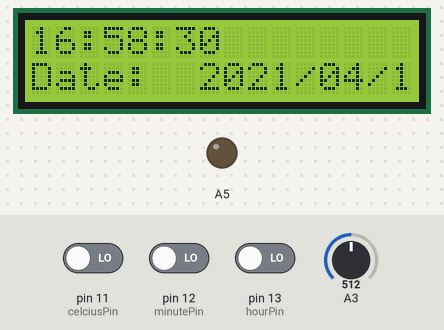
A sketch run on a simulated Arduino Uno, built with avr-gcc and run on an emulated ATmega328P. Parts: 16×2 character LCD, output pins drawn as LEDs (lit = HIGH). Inputs (shaded band) come from the test bench; at power-on: pin 11 (celciusPin) LOW, pin 12 (minutePin) LOW, pin 13 (hourPin) LOW, A3 = 512.

Above: at 1.2 s.
1.3 s: pin 11 (celciusPin) driven HIGH
At 2.5 s:
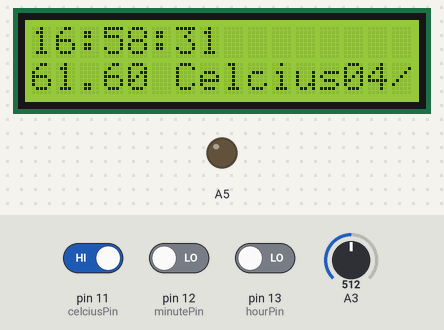
5.4 s: pin 11 (celciusPin) driven LOW
At 6.7 s:
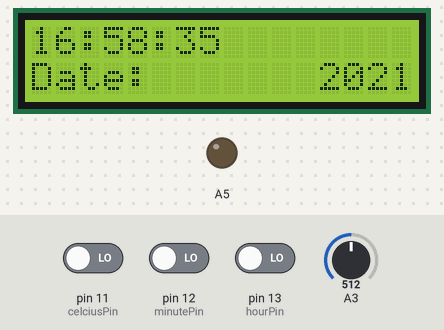
9.5 s: pin 11 (celciusPin) driven HIGH
At 10.7 s:
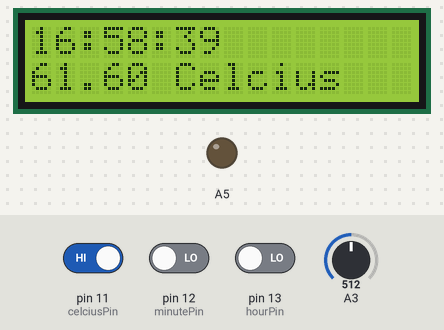
13.6 s: pin 11 (celciusPin) driven LOW
At 14.9 s:
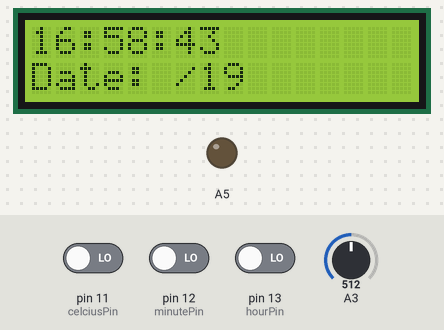
17.7 s: pin 12 (minutePin) driven HIGH
At 19.9 s:
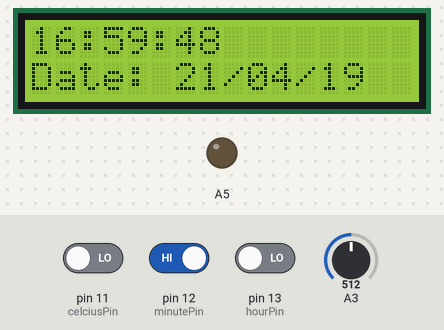
21.7 s: pin 13 (hourPin) driven HIGH
At 23.9 s:
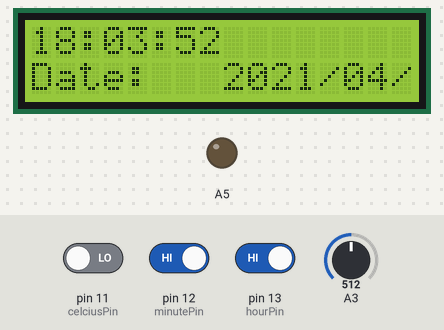
Timing chart, 0 to 25.4 s (numbered marks = the images above; inputs shaded):
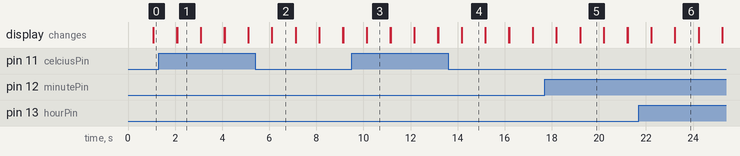

The sketch:

arduino_extrauppgift_2021-04-22.ino
```cpp
#include <LiquidCrystal.h>

#define NOTE_C4 262
#define NOTE_D4 294
#define NOTE_E4 330
#define NOTE_F4 349
#define NOTE_G4 392
#define NOTE_A4 440
#define NOTE_B4 494
#define NOTE_C5 523
#define NOTE_D5 587
#define NOTE_E5 659
#define NOTE_F5 698
#define NOTE_G5 784
#define NOTE_A5 880
#define NOTE_B5 988

const int lcdRS = 2;
const int lcdEN = 3;
const int lcdD4 = 6;
const int lcdD5 = 7;
const int lcdD6 = 8;
const int lcdD7 = 9;
const int hourPin = 13;
const int minutePin = 12;
const int celciusPin = 11;

// [0] = Timmar | [1] = Minuter | [2] = Sekunder
int times[3] = { 16, 58, 28 };
// [0] = Timmar | [1] = Minuter | [2] = Sekunder
int wakingTimes[3] = { 16, 0, 30 };

int datePos = 0;
int datePosBack = 0;

LiquidCrystal lcd(lcdRS, lcdEN, lcdD4, lcdD5, lcdD6, lcdD7);

void setup() {
  Serial.begin(9600);
  lcd.begin(16, 2);
  lcd.clear();

  pinMode(celciusPin, INPUT);
  pinMode(hourPin, INPUT);
  pinMode(minutePin, INPUT);
  pinMode(A5, OUTPUT);
}

void loop() {
  times[2]++;

  handleSeconds();
  handleMinutes();
  handleHours();

  lcd.print(getTimeStr());
  lcd.setCursor(0, 1);
  lcd.print("Date: ");

  const String dateStr = toDateString(2021, 4, 19);
  const int toDateStringLength = dateStr.length();

  char lcdDateLetter[toDateStringLength];
  char dateLetter[toDateStringLength];
  char lcdDateLetterCopy[toDateStringLength];
  char lcdDateLetterTMP[toDateStringLength];

  /*
   * Ser till att "lcdDateLetter" tar upp alla bokstäver ifrån strängen som
   * retuneras ifrån funktionen "toDateString"
  */
    for(int i = 0; i < toDateStringLength; i++){
      lcdDateLetter[i] = dateStr.charAt(i);
      dateLetter[i] = dateStr.charAt(i);
    }

    /*
     * Gör att char värdet tar upp värdet ' '
     * istället för sin character ifrån strängen
     * som innehållerdatumet. "datePos" anger vilka
     * posetion i arrayn som ska bytas ut imot ' '
     * alla positioner bakom värdet på "datePos"
     * får värdet ' '.
    */
    for(int i = 0; i < datePos; i++){
      lcdDateLetter[i] = ' ';
    }

  /*
   * Ifall arrayen med datumet (lcdDateLetter) innehåller bara ' '
   * kommer nu koden under börja jälla vilket resuleterar med att
   * arrayen byter tillbaka sina char baklänges vilket resulterar till att
   * det ser ut som att det scrollar ifån vänster till höger
  */
  if(datePos > toDateStringLength){
    /*
     * Den här koden gör så att lcdDateLetterTMP kopierar allt som finns inom lcdDateLetter
     * vilket är nödvändigt så att plats 0 inte skrivs ut 2 gånger
     */
    for(int i = 0; i <toDateStringLength; i++) {
      lcdDateLetterTMP[i] = lcdDateLetter[i];
    }

    /*
     * Den här koden gör att datumet skrivs ut baklänges ifrån vänster till höger
     * och får alla char att byta plats med varandra så att det ser ut som att det
     * skrivs ut ifrån vänster till höger igen och inte så att det skriver ut säg baklänges
    */
    for(int i = 0, b = toDateStringLength - 1; i < datePosBack; i++){
      lcdDateLetterTMP[0] = dateLetter[b];
      b--;

      for(int c = 0; c < toDateStringLength; c++) {
        lcdDateLetterCopy[c] = lcdDateLetterTMP[c];
      }

      for(int c = 0; c < toDateStringLength - 1; c++) {
        lcdDateLetter[c] = lcdDateLetterCopy[c];
      }

      for(int c = 0; c < toDateStringLength - 1; c++) {
        lcdDateLetterTMP[c+1] = lcdDateLetter[c];
      }
    }//for

    /*
     * Den här koden gör så att arrayn slutar
     * att skrolla ifrån vänster till höger
    */
    datePosBack++;

    if(datePosBack > toDateStringLength - 1) {
      datePos = 0;
    }
  }//end if


  /*
   * Den här koden gör så att det ser
   * ut som att datumet skrivs ut åt höger
   */
  else{
    for(int i = datePos, b = 0; i < toDateStringLength; i++) {
      lcdDateLetter[i] = dateLetter[b];
      b++;
    }

    /*
     * Den här koden gör så att den här
     * else sattsen slutar gälla och if sattsen ovan börjar gälla
     */
    datePos++;
    if(datePosBack = toDateStringLength) {
      datePosBack = 0;
    }
  }//else

  /*
   * Den här koden skriver ut alla characters
   * som ska skrivas ut i den digitala visaren
  */
  for(int i = 0; i < toDateStringLength; i++) {
    lcd.print(lcdDateLetter[i]);
  }//for

  if(validateAlarm()) {
    lcd.clear();
    lcd.print("You are a pirate!");
    // playSong();
  }//if

  if(digitalRead(hourPin)) {
    times[0]++;
  }

  if(digitalRead(minutePin)) {
    times[1]++;
  }

  if(digitalRead(celciusPin)) {
    lcd.setCursor(0, 2);

    String str = "";

    const float voltage = getVoltage(celciusPin);
    const float celcius = voltageToCelcius(voltage);

    str += celcius;
    str += " Celcius";
    lcd.print(str);
  }//if

  delay(1000);
  lcd.clear();
  lcd.setCursor(0, 0);
}//main loop

/**
 * Formatterar och returnerar en ny sträng för LCD att skriva ut
 */

String getTimeStr() {
  const int ZERO = 0;
  const int hours = times[0];
  const int minutes = times[1];
  const int seconds = times[2];

  String str = "";

  if(hours < 10) {
    str += ZERO;
  }

  str += hours;
  str += ':';

  if(minutes < 10) {
    str += ZERO;
  }

  str += minutes;
  str += ':';

  if(seconds < 10) {
    str += ZERO;
  }

  str += seconds;
  return str;
}

/**
 * Kollar om arrayen wakingTimes och times stämmer överens
 */
bool validateAlarm() {
  for(int i = 0; i < 3; i++) {
    if(times[i] != wakingTimes[i]) {
      return false;
    }
  }
  return true;
}

/**
 * Fixar med timmar
 */
void handleHours() {
  int hours = times[0];
  if(hours == 24) {
    times[0] = 0;
  }
}

/**
 * Fixar med minuter
 */
void handleMinutes() {
  int hours = times[0];
  int minutes = times[1];
  if(minutes == 60) {
    times[0]++;
    times[1] = 0;
  }
}

/**
 * Fixar med sekunder
 */
void handleSeconds() {
  const int seconds = times[2];

  if(seconds == 60) {
    times[1]++;
    times[2] = 0;
  }
}

/**
 * Omvlandlar stpänningen i den angivna pinnen
 */
float getVoltage(int pin) {
  return (analogRead(pin) * 0.004882814);
}

/**
 * Omvandlar från spänning till fahrenheit till celcius
 */
float voltageToCelcius(float voltage) {
  float fahrenheit = (voltage - 0.5) * 100;
  float celcius = ((fahrenheit - 32) * 5) / 9;

  return celcius * 0.66;
}

/**
 * Returnerar en sträng formatterad enligt ISO 8601 internatonella standard av åååå/mm/dd
 */
String toDateString(int years, int months, int days) {
  String str = "";
  str += years;
  str += '/';

  if(months < 10) {
    str += '0';
  }

  str += months;

  if(days < 10) {
    days += '0';
  }

  str += '/';
  str += days;
  return str;
}

/**
 * Spelar Pirates of the Carribean i buzzer
 */
void playSong() {
  int notes[] = {
    NOTE_E4, NOTE_G4, NOTE_A4, NOTE_A4, 0,
    NOTE_A4, NOTE_B4, NOTE_C5, NOTE_C5, 0,
    NOTE_C5, NOTE_D5, NOTE_B4, NOTE_B4, 0,
    NOTE_A4, NOTE_G4, NOTE_A4, 0,
    NOTE_E4, NOTE_G4, NOTE_A4, NOTE_A4, 0,
    NOTE_A4, NOTE_B4, NOTE_C5, NOTE_C5, 0,
    NOTE_C5, NOTE_D5, NOTE_B4, NOTE_B4, 0,
    NOTE_A4, NOTE_G4, NOTE_A4, 0,
    NOTE_E4, NOTE_G4, NOTE_A4, NOTE_A4, 0,
    NOTE_A4, NOTE_C5, NOTE_D5, NOTE_D5, 0,
    NOTE_D5, NOTE_E5, NOTE_F5, NOTE_F5, 0,
    NOTE_E5, NOTE_D5, NOTE_E5, NOTE_A4, 0,
    NOTE_A4, NOTE_B4, NOTE_C5, NOTE_C5, 0,
    NOTE_D5, NOTE_E5, NOTE_A4, 0,
    NOTE_A4, NOTE_C5, NOTE_B4, NOTE_B4, 0,
    NOTE_C5, NOTE_A4, NOTE_B4, 0,
    NOTE_A4, NOTE_A4,
    //Repeat of first part
    NOTE_A4, NOTE_B4, NOTE_C5, NOTE_C5, 0,
    NOTE_C5, NOTE_D5, NOTE_B4, NOTE_B4, 0,
    NOTE_A4, NOTE_G4, NOTE_A4, 0,
    NOTE_E4, NOTE_G4, NOTE_A4, NOTE_A4, 0,
    NOTE_A4, NOTE_B4, NOTE_C5, NOTE_C5, 0,
    NOTE_C5, NOTE_D5, NOTE_B4, NOTE_B4, 0,
    NOTE_A4, NOTE_G4, NOTE_A4, 0,
    NOTE_E4, NOTE_G4, NOTE_A4, NOTE_A4, 0,
    NOTE_A4, NOTE_C5, NOTE_D5, NOTE_D5, 0,
    NOTE_D5, NOTE_E5, NOTE_F5, NOTE_F5, 0,
    NOTE_E5, NOTE_D5, NOTE_E5, NOTE_A4, 0,
    NOTE_A4, NOTE_B4, NOTE_C5, NOTE_C5, 0,
    NOTE_D5, NOTE_E5, NOTE_A4, 0,
    NOTE_A4, NOTE_C5, NOTE_B4, NOTE_B4, 0,
    NOTE_C5, NOTE_A4, NOTE_B4, 0,
    //End of Repeat
    NOTE_E5, 0, 0, NOTE_F5, 0, 0,
    NOTE_E5, NOTE_E5, 0, NOTE_G5, 0, NOTE_E5, NOTE_D5, 0, 0,
    NOTE_D5, 0, 0, NOTE_C5, 0, 0,
    NOTE_B4, NOTE_C5, 0, NOTE_B4, 0, NOTE_A4,
    NOTE_E5, 0, 0, NOTE_F5, 0, 0,
    NOTE_E5, NOTE_E5, 0, NOTE_G5, 0, NOTE_E5, NOTE_D5, 0, 0,
    NOTE_D5, 0, 0, NOTE_C5, 0, 0,
    NOTE_B4, NOTE_C5, 0, NOTE_B4, 0, NOTE_A4
  };

  int durations[] = {
    125, 125, 250, 125, 125,
    125, 125, 250, 125, 125,
    125, 125, 250, 125, 125,
    125, 125, 375, 125,
    125, 125, 250, 125, 125,
    125, 125, 250, 125, 125,
    125, 125, 250, 125, 125,
    125, 125, 375, 125,
    125, 125, 250, 125, 125,
    125, 125, 250, 125, 125,
    125, 125, 250, 125, 125,
    125, 125, 125, 250, 125,
    125, 125, 250, 125, 125,
    250, 125, 250, 125,
    125, 125, 250, 125, 125,
    125, 125, 375, 375,
    250, 125,
    125, 125, 250, 125, 125,
    125, 125, 250, 125, 125,
    125, 125, 375, 125,
    125, 125, 250, 125, 125,
    125, 125, 250, 125, 125,
    125, 125, 250, 125, 125,
    125, 125, 375, 125,
    125, 125, 250, 125, 125,
    125, 125, 250, 125, 125,
    125, 125, 250, 125, 125,
    125, 125, 125, 250, 125,
    125, 125, 250, 125, 125,
    250, 125, 250, 125,
    125, 125, 250, 125, 125,
    125, 125, 375, 375,
    250, 125, 375, 250, 125, 375,
    125, 125, 125, 125, 125, 125, 125, 125, 375,
    250, 125, 375, 250, 125, 375,
    125, 125, 125, 125, 125, 500,
    250, 125, 375, 250, 125, 375,
    125, 125, 125, 125, 125, 125, 125, 125, 375,
    250, 125, 375, 250, 125, 375,
    125, 125, 125, 125, 125, 500
  };

  const int totalNotes = sizeof(notes) / sizeof(int);
  const int buzzer = 15;
  const float songSpeed = 1.0;

  for (int i = 0; i < totalNotes; i++) {
    lcd.scrollDisplayLeft();

    const int currentNote = notes[i];

    float wait = durations[i] / songSpeed;

    if (currentNote != 0) {
      tone(buzzer, notes[i], wait);
    } else {
      noTone(buzzer);
    }

    delay(wait);
  }//for
}
```

Measured:
- after the input at 1.3 s, the display: first differs from a run without the input after 0.78 s (image 1)
- after the input at 5.4 s, the display: first differs from a run without the input after 0.72 s (image 2)
- after the input at 9.5 s, the display: first differs from a run without the input after 0.64 s (image 3)
- after the input at 13.6 s, the display: first differs from a run without the input after 0.57 s (image 4)
- what the display in image 1 shows lasts 1.0 s, from 2.1 s to 3.1 s
